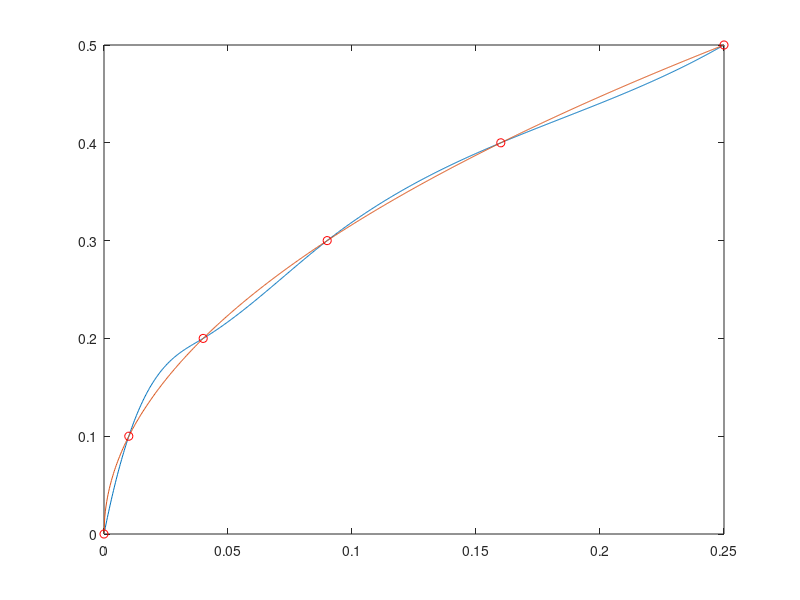

MATLAB code for this plot:
%interpolates the square root function using a cubic spline
xx=[0 .01 .04 .09 .16 .25];
yy=[0 .1 .2 .3 .4 .5];
x=linspace(0,.25,917);
y=sqrt(x);
pp=interp1(xx,yy,'spline','pp');
plot(x,ppval(pp,x),x,y)
hold on
plot(xx,yy,'ro')
print('cubicspline.eps','-deps')
